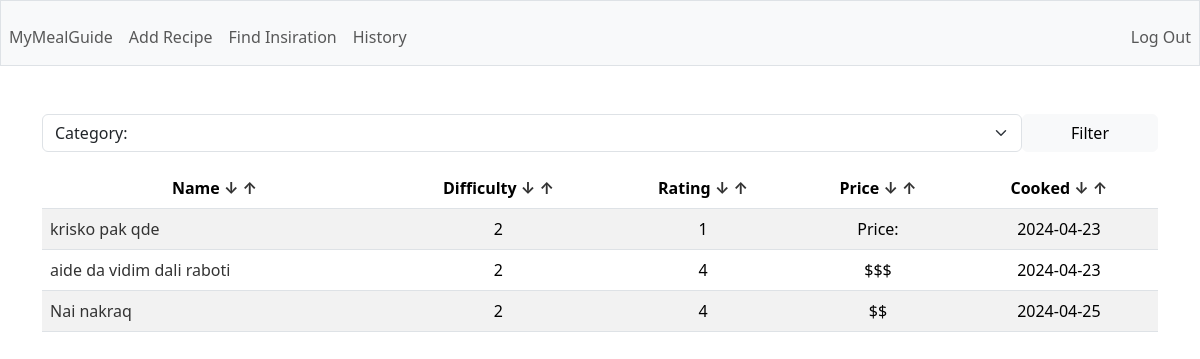
Page / (signed in) on the earlier database version.
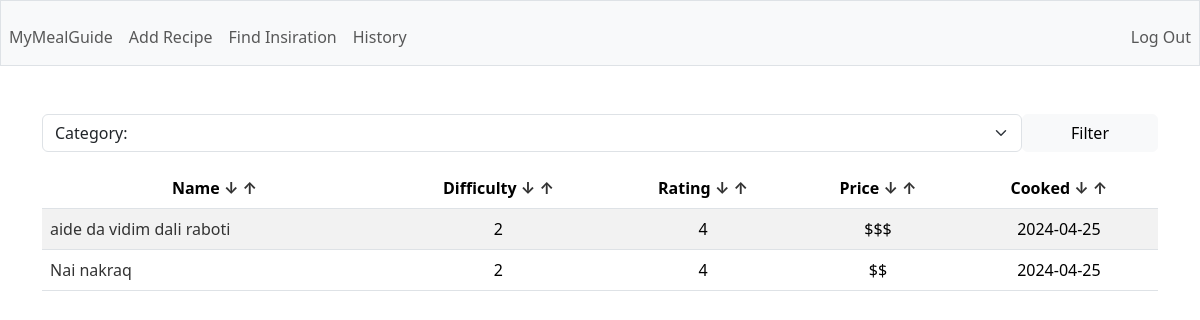
Same page on the later database version.
### tables this page shows
CREATE TABLE recipes (
        id INTEGER PRIMARY KEY AUTOINCREMENT,
        user_id INTEGER,
        name TEXT NOT NULL,
        description TEXT,
        total_time INTEGER,
        category TEXT,
        instructions TEXT,
        difficulty INTEGER,
        rating INTEGER,
        price TEXT,
        last_cooked DATE,
        FOREIGN KEY(user_id) REFERENCES users(id)
    );

### app.py (the view)
@app.route('/')
@login_required
def home():
    category = request.args.get('category')
    if category:
        rows = g.c.execute('SELECT id, name, category, difficulty, rating, price, last_cooked FROM recipes WHERE user_id = ? AND category = ?', (session['user_id'], category)).fetchall()
        return render_template('index.html', rows=rows, columns=COLUMNS, categories=CATEGORIES, category=category.capitalize())
    else:
        rows = g.c.execute('SELECT id, name, category, difficulty, rating, price, last_cooked FROM recipes WHERE user_id = ?', (session['user_id'],)).fetchall()
        return render_template('index.html', rows=rows, columns=COLUMNS, categories=CATEGORIES)

### app.py (called while the page is built)
@app.before_request
def before_request():
    g.db = sqlite3.connect('database.db')
    g.c = g.db.cursor()

@app.teardown_request
def teardown_request(exception):
    db = getattr(g, 'db', None)
    if db is not None:
        db.close()

@app.after_request
def after_request(response):
    response.headers['Cache-Control'] = 'no-cache, no-store, must-revalidate'
    response.headers['Pragma'] = 'no-cache'
    response.headers['Expires'] = '0'
    return response

### helpers.py (called while the page is built)
def login_required(f):
    @wraps(f)
    def decorated_function(*args, **kwargs):
        if session.get('user_id') is None:
            return redirect('/login')
        return f(*args, **kwargs)
    return decorated_function

### templates/index.html (shortened to what this page needs)
{% extends "layout.html" %} {% block title %} Homepage {% endblock %} {% block
main %}
<div class="mb-3">
  <form action="/sort" method="GET" class="d-flex">
    <select
      name="category"
      class="form-select"
      aria-label="Default select example"
    >
      {% if category %}
      <option selected disabled>Category: {{ category }}</option>
      {% else %}
      <option selected disabled>Category:</option>
      {% endif %}
    </select>
    <button class="btn btn-light d-block px-5" type="submit">Filter</button>
  </form>
</div>
<table class="table table-striped">
  <thead>
    <tr>
      {% for c in columns %}
      <th scope="col">
        {{ c.capitalize() }}
        <a href="{{ url_for('sort', column=c, way='ASC')}}">↓</a>
        <a href="{{ url_for('sort', column=c, way='DESC')}}">↑</a>
      </th>
      {% endfor %}
    </tr>
  </thead>
  <tbody>
    {% for row in rows: %}
    <tr>
      <td class="text-start">
        <a href="/recipe/{{ row[0] }}">{{ row[1] }}</a>
      </td>
      <td>{{ row[3] }}</td>
      <td>{{ row[4] }}</td>
      <td>{{ row[5] }}</td>
      <td>{{ row[6] }}</td>
    </tr>
    {% endfor %}
  </tbody>
</table>
{% endblock %}

### templates/layout.html (shortened to what this page needs)
<!DOCTYPE html>
<html lang="en">
  <head>
    <link
      href="https://cdn.jsdelivr.net/npm/bootstrap@5.3.2/dist/css/bootstrap.min.css"
      rel="stylesheet"
    />
    <link href="/static/styles.css" rel="stylesheet" />
  </head>
  <body>
    <nav class="bg-light border navbar navbar-expand-md navbar-light">
        <div class="collapse navbar-collapse" id="navbar">
          {% if session["user_id"] %}
          <ul class="navbar-nav me-auto mt-2">
            <li class="nav-item">
              <a class="nav-link" href="/">MyMealGuide</a>
            </li>
            <li class="nav-item"><a class="nav-link" href="/add">Add Recipe</a></li>
            <li class="nav-item"><a class="nav-link" href="/browse">Find Insiration</a></li>
            <li class="nav-item">
              <a class="nav-link" href="/history">History</a>
            </li>
          </ul>
          <ul class="navbar-nav ms-auto mt-2">
            <li class="nav-item">
              <a class="nav-link" href="/logout">Log Out</a>
            </li>
          </ul>
          {% endif %}
        </div>
    </nav>
    <main class="container py-5 text-center">
      {% block main %}{% endblock %}
    </main>
  </body>
</html>

### static/styles.css (style rules this page uses)
a { text-decoration: none; color: #333; }

Differences in the rows shown:
removed recipes: name "krisko pak qde", difficulty "2", rating "1", price "Price:", last_cooked "2024-04-23"
changed recipes "aide da vidim dali raboti": last_cooked "2024-04-23" → "2024-04-25"
